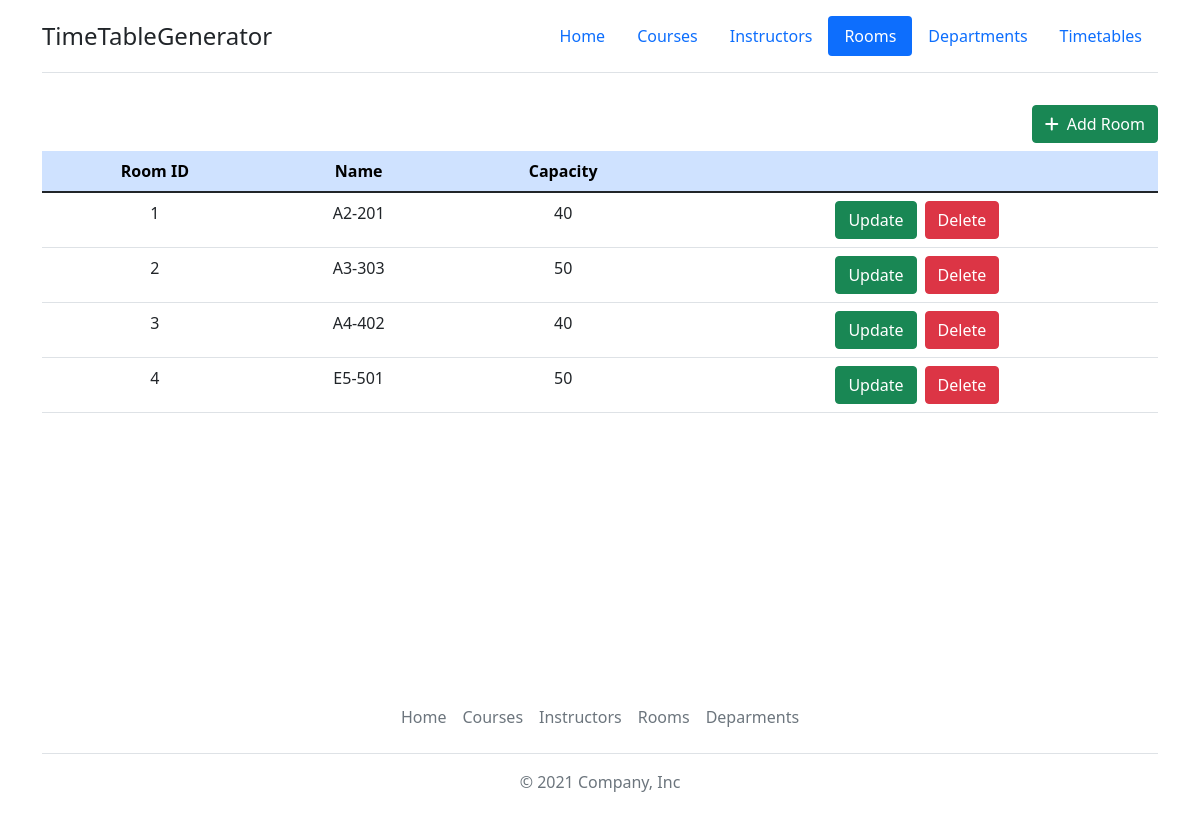
/timetable/list-rooms/, run on the app's committed database.
### Timetable/models.py (models this page shows, shortened)
class Room(models.Model):
    room_id = models.AutoField(primary_key=True)
    name = models.CharField(max_length=50)
    capacity = models.IntegerField(default=0)

### Timetable/views.py (the view)
# urls.py: path('list-rooms/', views.listRooms, name='rooms'),
def listRooms(request):
    rooms = Room.objects.all()
    context = {'rooms': rooms}
    return render(request, 'rooms.html', context)

### Timetable/templates/rooms.html (shortened to what this page needs)
{% extends 'base.html' %}
{% load static %}
{% block navbar %}
<header class="d-flex flex-wrap justify-content-center py-3 mb-4 border-bottom">
    <a href="{% url 'home' %}" class="d-flex align-items-center mb-3 mb-md-0 me-md-auto text-dark text-decoration-none">
        <span class="fs-4">TimeTableGenerator</span>
    </a>
    <ul class="nav nav-pills">
        <li class="nav-item"><a href="{% url 'home' %}" class="nav-link">Home</a></li>
        <li class="nav-item"><a href="{% url 'courses' %}" class="nav-link">Courses</a></li>
        <li class="nav-item"><a href="{% url 'instructors' %}" class="nav-link">Instructors</a></li>
        <li class="nav-item"><a href="{% url 'rooms' %}" class="nav-link active" aria-current="page">Rooms</a></li>
        <li class="nav-item"><a href="{% url 'departments' %}" class="nav-link">Departments</a></li>
        <li calss="nav-item"><a href="{% url 'timetables' %}" class="nav-link">Timetables</a></li>
    </ul>
</header>
{% endblock %}
{% block content %}
<div class="container" style="min-height: 70vh;">
    <div class="table-responsive-lg">
        <a href="{% url 'addRoom' %}" class="btn btn-success float-end my-2"><i class="fas fa-plus me-2"></i>Add Room</a>
        <table class="table table-hover">
            <thead>
                <tr class="table-primary">
                    <th class="text-center" scope="col">Room ID</th>
                    <th class="text-center" scope="col">Name</th>
                    <th class="text-center" scope="col">Capacity</th>
                    <th scope="col"> </th>
                </tr>
            </thead>
            <tbody>
                {% for room in rooms %}
                    <tr>
                        <td class="text-center">{{ room.room_id }}</td>
                        <td class="text-center">{{ room.name }}</td>
                        <td class="text-center">{{ room.capacity }}</td>
                        <td>
                            <div class="d-flex justify-content-center">
                                <a class="btn btn-success me-2" href="{% url 'updateRoom' room.room_id %}">Update</a>
                                <form action="{% url 'deleteRoom' room.room_id %}" method="POST">
                                    <button class="btn btn-danger" type="submit">Delete</button>
                                </form>
                            </div>
                        </td>
                    </tr>
                {% endfor %}
            </tbody>
        </table>
    </div>
</div>
{% endblock %}

### Timetable/static/css/style.css (style rules this page uses)
a { cursor: pointer; }

### data on the page
Room: room_id "1", name "A2-201", capacity "40"
Room: room_id "2", name "A3-303", capacity "50"
Room: room_id "3", name "A4-402", capacity "40"
Room: room_id "4", name "E5-501", capacity "50"
